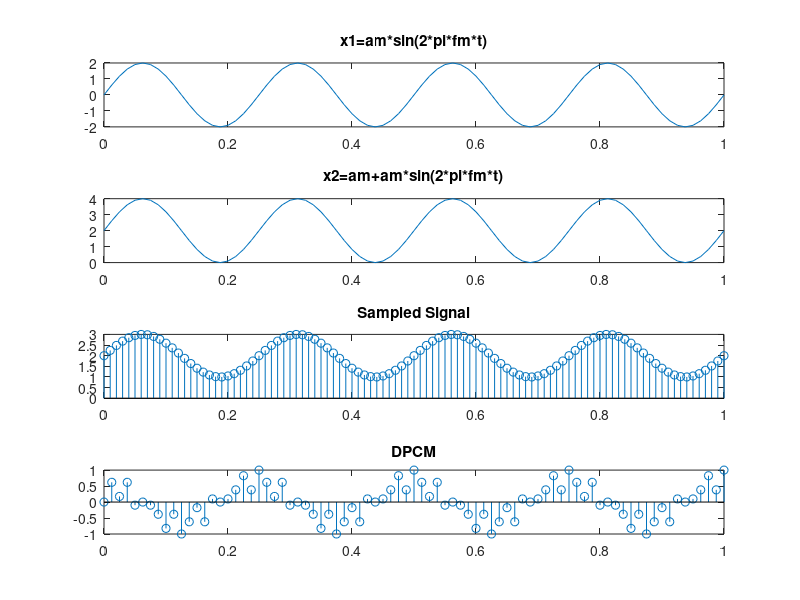
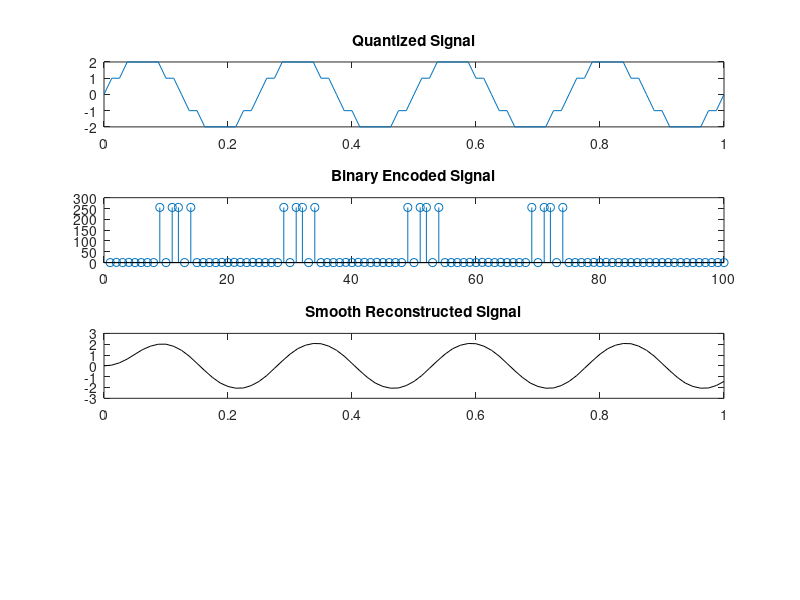

The MATLAB source for these figures, in order:
clc;
clear all;
fm=4;
fs=20*fm;
am=2;
t=0:1/fs:1;
x1=am*sin(2*pi*fm*t);
subplot(4,1,1);
plot(t,x1);
title("x1=am*sin(2*pi*fm*t)");
x2=am+am*sin(2*pi*fm*t);
subplot(4,1,2)
plot(t,x2);
title("x2=am+am*sin(2*pi*fm*t)");
hold on;
t1=0:0.01:1;
x11=2+sin(2*pi*fm*t1);
subplot(4,1,3)
stem(t1,x11)
title('Sampled Signal')
for n=1:length(x1)
if n==1
e(n)=x1(n);
eq(n)=round(e(n));
xq(n)=eq(n);
else
e(n)=x1(n)-xq(n-1);
eq(n)=round(e(n));
 xq(n)=eq(n)+xq(n-1);
end
end
subplot(4,1,4)
stem(t,e);
title('DPCM')
figure
l =zeros(1,100,'int32');
m =zeros(1,100,'int32');
for N=1:length(t)
m(N)=x1(N);
end
for N=2:99
if m(N-1)<m(N)
l(N)=1;
elseif m(N-1)==m(N)
l(N)=0;
else
l(N)=-1;
end
end
subplot(4,1,1);
plot(t,xq);
title('Quantized Signal');
subplot(4,1,2)
z1 = dec2bin(l);
z1 = bin2dec(z1);
stem(z1);
title("Binary Encoded Signal")
for n=1:length(x1)
if n==1
xqr(n)=eq(n);
else
xqr(n)=eq(n)+xqr(n-1);
end
end
%LOWPASS FILTER
[num den] = butter(2,4*fm/fs);
rec_op = filter(num,den,xqr);
subplot(4,1,3);
plot(t,rec_op,'k-');
title("Smooth Reconstructed Signal"); 
